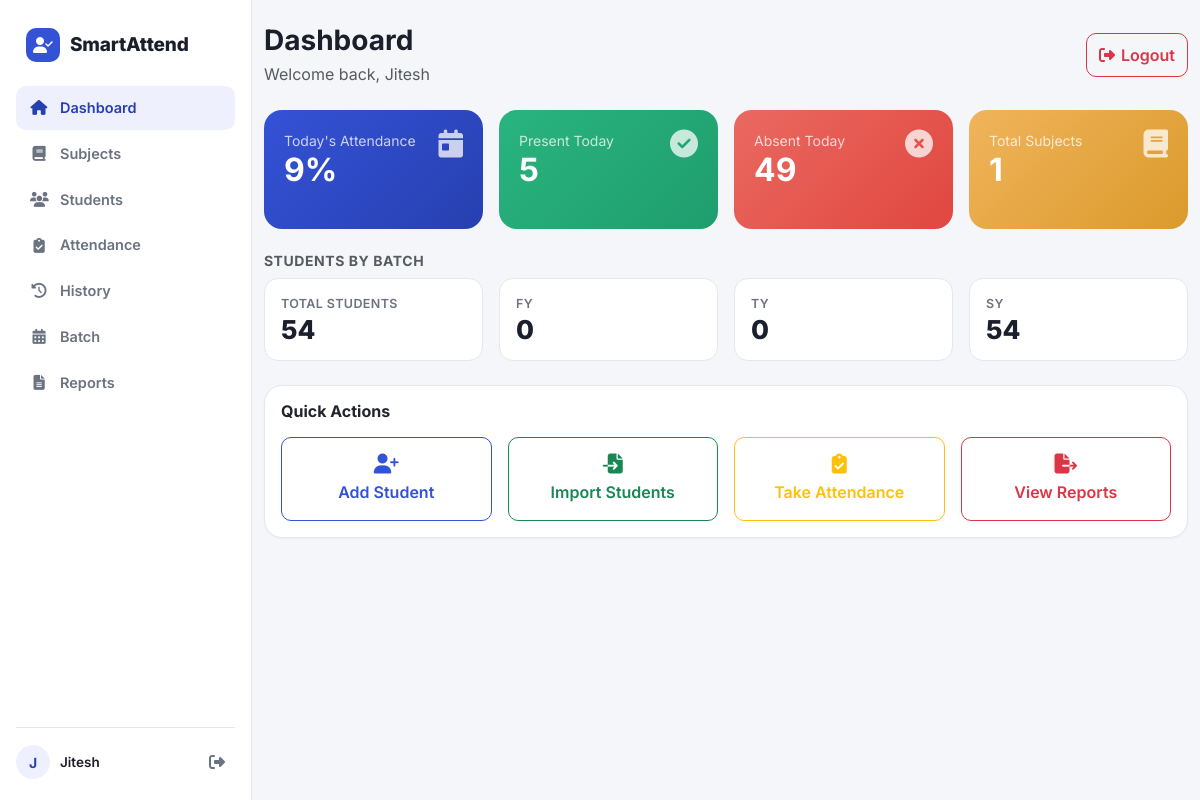
The page /dashboard/ (signed in) on the database its author committed.
### backend/models/user.py (models this page shows, shortened)
class User(UserMixin, db.Model):
    __tablename__ = "users"
    id = db.Column(
        db.Integer,
        primary_key=True
    )
    name = db.Column(
        db.String(100),
        nullable=False
    )
    email = db.Column(
        db.String(255),
        unique=True,
        nullable=False,
        index=True
    )
    password_hash = db.Column(
        db.String(255),
        nullable=False
    )
    is_verified = db.Column(
        db.Boolean,
        default=False,
        nullable=False
    )
    verification_token = db.Column(
        db.String(255),
        unique=True,
        nullable=True
    )
    verification_token_expiry = db.Column(
        db.DateTime(timezone=True),
        nullable=True
    )
    reset_token = db.Column(
        db.String(255),
        unique=True,
        nullable=True
    )
    reset_token_expiry = db.Column(
        db.DateTime(timezone=True),
        nullable=True
    )
    api_token = db.Column(
        db.String(255),
        unique=True,
        nullable=True,
        index=True
    )
    created_at = db.Column(
        db.DateTime(timezone=True),
        default=lambda: datetime.now(timezone.utc),
        nullable=False
    )
    students = db.relationship(
        "Student",
        back_populates="owner",
        cascade="all, delete-orphan"
    )
    subjects = db.relationship(
        "Subject",
        back_populates="owner",
        cascade="all, delete-orphan"
    )
    attendances = db.relationship(
        "Attendance",
        back_populates="owner",
        cascade="all, delete-orphan"
    )
    batches = db.relationship(
        "Batch",
        back_populates="owner",
        cascade="all, delete-orphan"
    )

### backend/models/batch.py (models this page shows, shortened)
class Batch(db.Model):
    __tablename__ = "batches"
    id = db.Column(
        db.Integer,
        primary_key=True
    )
    user_id = db.Column(
        db.Integer,
        db.ForeignKey(
            "users.id",
            ondelete="CASCADE"
        ),
        nullable=False,
        index=True
    )
    name = db.Column(
        db.String(50),
        nullable=False
    )
    created_at = db.Column(
        db.DateTime(timezone=True),
        default=lambda: datetime.now(timezone.utc),
        nullable=False
    )
    owner = db.relationship(
        "User",
        back_populates="batches"
    )
    students = db.relationship(
        "Student",
        back_populates="assigned_batch"
    )
    subjects = db.relationship(
        "Subject",
        back_populates="batch"
    )
    __table_args__ = (
        db.UniqueConstraint(
            "user_id",
            "name",
            name="unique_batch_per_user"
        ),
    )

### backend/routes/dashboard.py (the view)
@dashboard_bp.route("/")
@login_required
def dashboard():
    student_count = Student.query.filter_by(
        user_id=current_user.id
    ).count()
    subject_count = Subject.query.filter_by(
        user_id=current_user.id
    ).count()
    attendance_count = Attendance.query.filter_by(
        user_id=current_user.id
    ).count()
    batches = Batch.query.filter_by(
        user_id=current_user.id
    ).order_by(Batch.created_at.asc()).all()
    batch_rows = db.session.query(
        Student.batch_id, db.func.count(Student.id)
    ).filter_by(
        user_id=current_user.id
    ).group_by(
        Student.batch_id
    ).all()
    batch_row_counts = dict(batch_rows)
    batch_counts = [
        {"id": batch.id, "name": batch.name, "count": batch_row_counts.get(batch.id, 0)}
        for batch in batches
    ]
    unassigned_count = batch_row_counts.get(None, 0)
    today = date.today()
    today_records = Attendance.query.filter_by(
        user_id=current_user.id,
        date=today
    ).all()
    today_present = sum(1 for r in today_records if r.status == "Present")
    today_absent = sum(1 for r in today_records if r.status == "Absent")
    today_total = len(today_records)
    today_percentage = (
        round((today_present / today_total) * 100)
        if today_total else None
    )
    return render_template(
        "dashboard.html",
        student_count=student_count,
        subject_count=subject_count,
        attendance_count=attendance_count,
        batch_counts=batch_counts,
        unassigned_count=unassigned_count,
        today_present=today_present,
        today_absent=today_absent,
        today_total=today_total,
        today_percentage=today_percentage
    )

### frontend/templates/dashboard.html (shortened to what this page needs)
{% extends "base.html" %}
{% block content %}
<div class="container-fluid py-4">
    <div class="d-flex justify-content-between align-items-center mb-4">
        <div>
            <h1 class="fw-bold h3 mb-1">
                Dashboard
            </h1>
            <p class="text-muted mb-0">
                Welcome back, {{ current_user.name }}
            </p>
        </div>
        <div class="d-none d-lg-block">
            <a href="{{ url_for('auth.logout') }}" class="btn btn-outline-danger">
                <i class="fa-solid fa-right-from-bracket"></i>
                Logout
            </a>
        </div>
    </div>
    <div class="row g-3 mb-4">
        <div class="col-6 col-lg-3">
            <div class="dashboard-card bg-blue h-100">
                <div class="d-flex justify-content-between align-items-start">
                    <div>
                        <div class="small opacity-75">Today's Attendance</div>
                        <div class="h2 fw-bold mb-0">
                            {% if today_percentage is not none %}
                                {{ today_percentage }}%
                            {% else %}
                                —
                            {% endif %}
                        </div>
                    </div>
                    <i class="fa-solid fa-calendar-day fs-3 opacity-75"></i>
                </div>
            </div>
        </div>
        <div class="col-6 col-lg-3">
            <div class="dashboard-card bg-green h-100">
                <div class="d-flex justify-content-between align-items-start">
                    <div>
                        <div class="small opacity-75">Present Today</div>
                        <div class="h2 fw-bold mb-0">{{ today_present }}</div>
                    </div>
                    <i class="fa-solid fa-circle-check fs-3 opacity-75"></i>
                </div>
            </div>
        </div>
        <div class="col-6 col-lg-3">
            <div class="dashboard-card bg-red h-100">
                <div class="d-flex justify-content-between align-items-start">
                    <div>
                        <div class="small opacity-75">Absent Today</div>
                        <div class="h2 fw-bold mb-0">{{ today_absent }}</div>
                    </div>
                    <i class="fa-solid fa-circle-xmark fs-3 opacity-75"></i>
                </div>
            </div>
        </div>
        <div class="col-6 col-lg-3">
            <div class="dashboard-card bg-orange h-100">
                <div class="d-flex justify-content-between align-items-start">
                    <div>
                        <div class="small opacity-75">Total Subjects</div>
                        <div class="h2 fw-bold mb-0">{{ subject_count }}</div>
                    </div>
                    <i class="fa-solid fa-book fs-3 opacity-75"></i>
                </div>
            </div>
        </div>
    </div>
    <h6 class="text-muted fw-bold text-uppercase small mb-2" style="letter-spacing:.04em;">
        Students by Batch
    </h6>
    <div class="row g-3 mb-4">
        <div class="col-6 col-lg-3">
            <div class="stat-tile">
                <div class="stat-label">Total Students</div>
                <div class="stat-value">{{ student_count }}</div>
            </div>
        </div>
        {% for b in batch_counts %}
        <div class="col-6 col-lg-3">
            <div class="stat-tile">
                <div class="stat-label">{{ b.name }}</div>
                <div class="stat-value">{{ b.count }}</div>
            </div>
        </div>
        {% endfor %}
    </div>
    <div class="card">
        <div class="card-body">
            <h6 class="fw-bold mb-3">
                Quick Actions
            </h6>
            <div class="row g-3">
                <div class="col-6 col-lg-3">
                    <a href="{{ url_for('students.add_student_page') }}"
                       class="btn btn-outline-primary w-100 py-3 flex-column">
                        <i class="fa-solid fa-user-plus fs-5"></i>
                        Add Student
                    </a>
                </div>
                <div class="col-6 col-lg-3">
                    <a href="{{ url_for('students.import_students_page') }}"
                       class="btn btn-outline-success w-100 py-3 flex-column">
                        <i class="fa-solid fa-file-import fs-5"></i>
                        Import Students
                    </a>
                </div>
                <div class="col-6 col-lg-3">
                    <a href="{{ url_for('attendance.mark_attendance') }}"
                       class="btn btn-outline-warning w-100 py-3 flex-column">
                        <i class="fa-solid fa-clipboard-check fs-5"></i>
                        Take Attendance
                    </a>
                </div>
                <div class="col-6 col-lg-3">
                    <a href="{{ url_for('reports.reports_page') }}"
                       class="btn btn-outline-danger w-100 py-3 flex-column">
                        <i class="fa-solid fa-file-export fs-5"></i>
                        View Reports
                    </a>
                </div>
            </div>
        </div>
    </div>
</div>
{% endblock %}

### frontend/templates/base.html (shortened to what this page needs)
<!DOCTYPE html>
<html lang="en">
<head>
    <link href="https://cdn.jsdelivr.net/npm/bootstrap@5.3.6/dist/css/bootstrap.min.css" rel="stylesheet">
    <link rel="stylesheet"
          href="https://cdnjs.cloudflare.com/ajax/libs/font-awesome/6.7.2/css/all.min.css">
    <link rel="stylesheet"
          href="{{ url_for('static', filename='css/style.css') }}">
</head>
<body class="{% if current_user.is_authenticated %}has-app-shell{% endif %}">
    {% if current_user.is_authenticated %}
    <aside class="app-sidebar d-none d-lg-flex flex-column">
        <a href="{{ url_for('dashboard.dashboard') }}" class="sidebar-brand">
            <span class="sidebar-brand-mark"><i class="fa-solid fa-user-check"></i></span>
            <span class="sidebar-brand-text">SmartAttend</span>
        </a>
        <nav class="sidebar-nav">
            <a href="{{ url_for('dashboard.dashboard') }}"
               class="sidebar-link {% if request.endpoint == 'dashboard.dashboard' %}active{% endif %}">
                <i class="fa-solid fa-house"></i> <span>Dashboard</span>
            </a>
            <a href="{{ url_for('subjects.list_subjects') }}"
               class="sidebar-link {% if request.blueprint == 'subjects' %}active{% endif %}">
                <i class="fa-solid fa-book"></i> <span>Subjects</span>
            </a>
            <a href="{{ url_for('students.student_list') }}"
               class="sidebar-link {% if request.blueprint == 'students' %}active{% endif %}">
                <i class="fa-solid fa-users"></i> <span>Students</span>
            </a>
            <a href="{{ url_for('attendance.mark_attendance') }}"
               class="sidebar-link {% if request.endpoint == 'attendance.mark_attendance' %}active{% endif %}">
                <i class="fa-solid fa-clipboard-check"></i> <span>Attendance</span>
            </a>
            <a href="{{ url_for('attendance.history') }}"
               class="sidebar-link {% if request.endpoint == 'attendance.history' %}active{% endif %}">
                <i class="fa-solid fa-clock-rotate-left"></i> <span>History</span>
            </a>
            <a href="{{ url_for('batches.list_batches') }}"
               class="sidebar-link {% if request.blueprint == 'batches' %}active{% endif %}">
                <i class="fa-solid fa-calendar-days"></i> <span>Batch</span>
            </a>
            <a href="{{ url_for('reports.reports_page') }}"
               class="sidebar-link {% if request.blueprint == 'reports' %}active{% endif %}">
                <i class="fa-solid fa-file-lines"></i> <span>Reports</span>
            </a>
        </nav>
        <div class="sidebar-footer">
            <div class="sidebar-user">
                <span class="sidebar-user-avatar">{{ current_user.name[0]|upper }}</span>
                <span class="sidebar-user-name">{{ current_user.name }}</span>
            </div>
            <a href="{{ url_for('auth.logout') }}" class="sidebar-logout" title="Logout">
                <i class="fa-solid fa-right-from-bracket"></i>
            </a>
        </div>
    </aside>
    {% endif %}
    <main class="{% if current_user.is_authenticated %}app-main{% endif %}">
        {% block content %}
        {% endblock %}
    </main>
</body>
</html>

### rows shown on the page
User: name "J", name "Jitesh"
Batch: name "FY", count "0"
Batch: name "TY", count "0"
Batch: name "SY", count "54"

### other values the page prints
{{ today_percentage }} "9"
{{ today_present }} "5"
{{ today_absent }} "49"
{{ subject_count }} "1"
{{ student_count }} "54"
